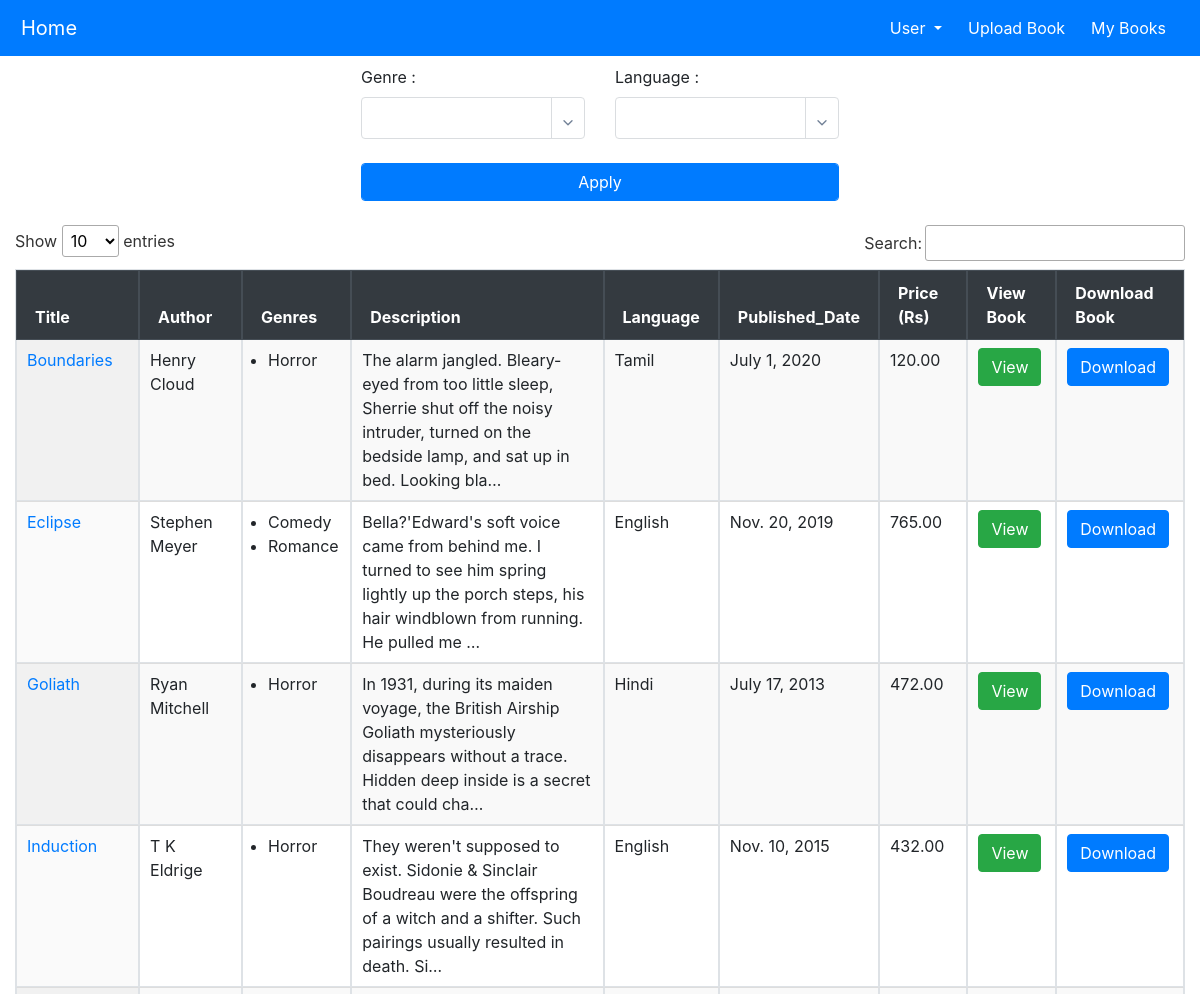
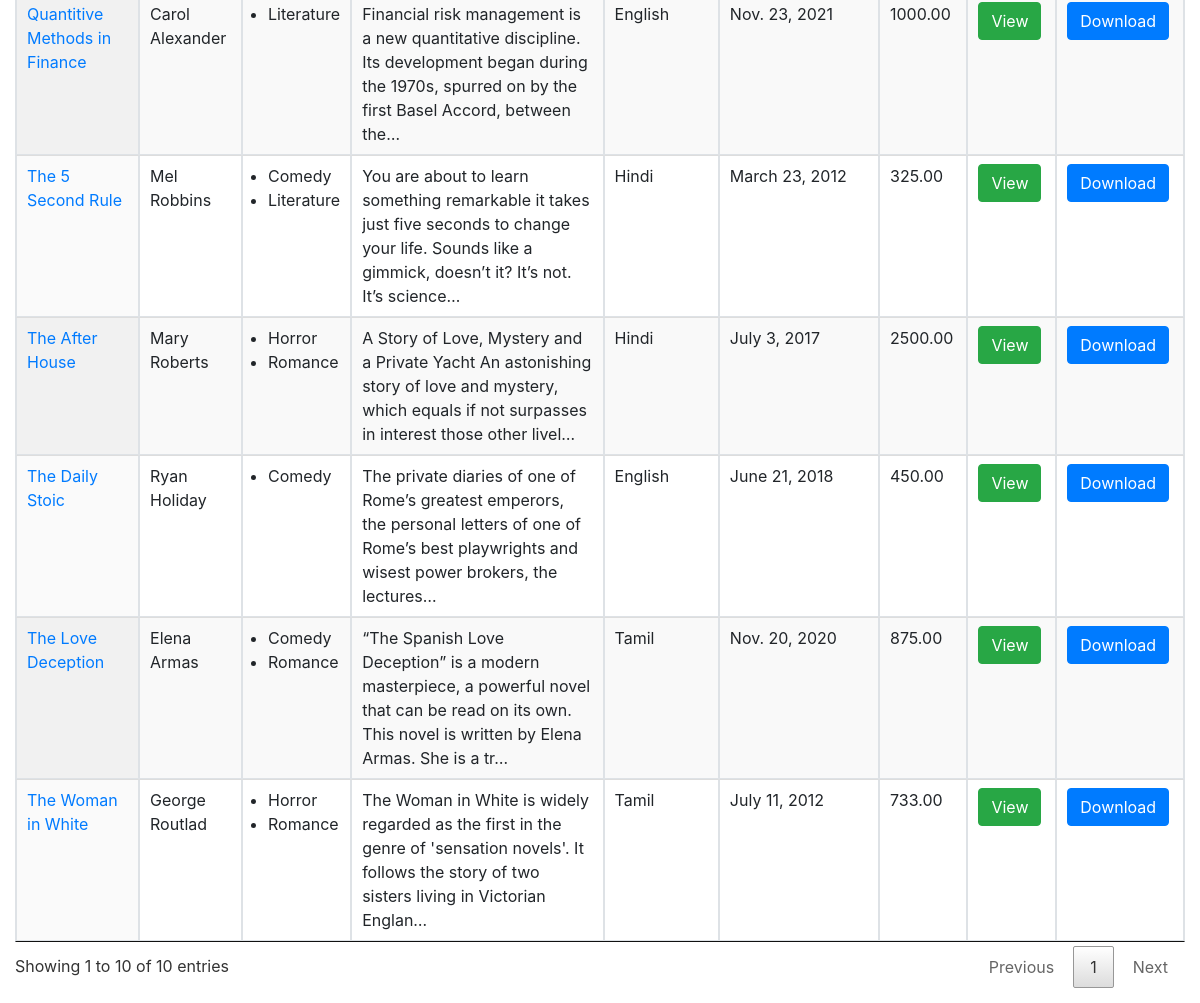
Screenshot of / (signed in) with the database file from the repository (2 pictures, top to bottom).
### books/models.py (models this page shows, shortened)
class Book(models.Model):
    title = models.CharField(max_length=255)
    author = models.CharField(max_length=255)
    genres = models.ManyToManyField(Genre)
    language = models.ForeignKey(Language, on_delete=models.SET_NULL, null=True)
    publication_date = models.DateField()
    slug = models.SlugField(unique=True, max_length=255, null=True, blank=True)
    cover_page = models.ImageField(upload_to='cover_page', null=True, blank=True)
    pdf = models.FileField(upload_to='books')
    price = models.DecimalField(max_digits=6, decimal_places=2)
    description = models.TextField()
    uploaded_by = models.ForeignKey(User, on_delete=models.CASCADE)
    created_at = models.DateTimeField(auto_now_add=True)
    updated_at=models.DateTimeField(auto_now=True)

class Genre(models.Model):
    name = models.CharField(max_length=255)

class Language(models.Model):
    name = models.CharField(max_length=255)
    def __str__(self):
        return self.name

### books/views.py (the view)
# urls.py: 2. Add a URL to urlpatterns:  path('', views.home, name='home')
def home(request):
    genre_ids = request.GET.getlist('genres')
    language_ids = request.GET.getlist('languages')
    books = Book.objects.filter()
    if genre_ids:
        books = books.filter(genres__id__in=genre_ids)
    if language_ids:
        books = books.filter(language__id__in=language_ids)
    books = books.distinct().order_by("-created_at")
    context = {
        'books': books,
        'genres':Genre.objects.all(),
        'selected_genres':[int(i) for i in genre_ids],
        'languages':Language.objects.all(),
        'selected_languages':[int(i) for i in language_ids],
        'edit':False
    }
    return render(request, 'books/books_list.html', context)

### templates/books/books_list.html (shortened to what this page needs)
{% extends 'base.html' %}
{% load static %}
{% block content %}
 <link
      rel="stylesheet"
      href="{%static 'css/multi-select-tag.css'%}"
      type="text/css"
      media="screen"
    />
<div class="book-list-container">
     <div class="form-container">
    <form method="GET" >
        <div class="row">
            <div class="col md-6">
                <label>Genre : </label>
                <br>
</div>
<div class="col md-6">
    <label>Language : </label>
    <br>
    </div>
    </div>
    <br>
    <input type="submit" value="Apply" class="form-control btn btn-primary">
  </form>
</div>
<br>
  {% if books %}
    <div class="table-responsive">
        <table class="table table-bordered table-hover display" id="book-table" style="width:100%">
            <thead class="thead-dark">
                <tr>
                    <th>
                        Title
                    </th>
                    <th>
                        Author
                    </th>
                    <th>
                       Genres
                    </th>
                    <th>
                        Description
                     </th>
                     <th>
                        Language
                     </th>
                    <th>
                        Published_Date
                    </th>
                    <th>
                        Price (Rs)
                    </th>
                    <th>
                        View Book
                    </th>
                    <th>
                        Download Book
                    </th>
                </tr>
            </thead>
            <tbody>
                {% for book in books %}
                <tr>
                    <td><a href="{% url 'book_detail' book.slug %}">{{ book.title }}</a></td>
                    <td>{{ book.author }}</td>
                    <td><ul>
                        {% for genre in book.genres.all %}
                            <li>{{ genre.name }}</li>
                        {% endfor %}
                        </ul></td>
                    <td>
                        {{ book.description|truncatechars:150 }}
                        </td>
                    <td>
                        {{book.language}}
                        </td>
                    <td>
                        {{book.publication_date}}
                    </td>
                    <td>
                        {{book.price}}
                    </td>
                    <td>
                        <a class="btn btn-success" href="{{book.pdf.url}}" target="_blank">View</a>
                    </td>
                    <td>
                        <a class="btn btn-primary" href="{{book.pdf.url}}" download>Download</a>
                    </td>
                </tr>
                {% endfor %}
            </tbody>
        </table>
    </div>
    {% else %}
    <p>No Books found.</p>
    {% endif %}
  {% endblock %}

### static/css/style.css (style rules this page uses)
.row:after { content: ""; display: table; clear: both; }
tbody tr ul { padding-left: 15px; }
.book-list-container { margin-top: 50px; padding: 15px; }
body { font-family: Arial, sans-serif; background-size: cover; background-position: center center; background-repeat: no-repeat; background-attachment: fixed; }
.form-container { display: flex; justify-content: center; align-items: center; }

### rows the page displays
Book: title "The Love Deception", author "Elena Armas", description "“The Spanish Love Deception” is a modern masterpiece, a powerful novel that can be read on its own. This novel is written by Elena Armas. She is a tr…", language "Tamil", publication_date "Nov. 20, 2020", price "875.00"
Genre: name "Comedy"
Genre: name "Romance"
Book: title "Induction", author "T K Eldrige", description "They weren't supposed to exist. Sidonie & Sinclair Boudreau were the offspring of a witch and a shifter. Such pairings usually resulted in death. Si…", language "English", publication_date "Nov. 10, 2015", price "432.00"
Genre: name "Horror"
Book: title "Goliath", author "Ryan Mitchell", description "In 1931, during its maiden voyage, the British Airship Goliath mysteriously disappears without a trace. Hidden deep inside is a secret that could cha…", language "Hindi", publication_date "July 17, 2013", price "472.00"
Book: title "The Woman in White", author "George Routlad", description "The Woman in White is widely regarded as the first in the genre of 'sensation novels'. It follows the story of two sisters living in Victorian Englan…", language "Tamil", publication_date "July 11, 2012", price "733.00"
Book: title "Eclipse", author "Stephen Meyer", description "Bella?'Edward's soft voice came from behind me. I turned to see him spring lightly up the porch steps, his hair windblown from running. He pulled me …", language "English", publication_date "Nov. 20, 2019", price "765.00"
Book: title "The After House", author "Mary Roberts", description "A Story of Love, Mystery and a Private Yacht An astonishing story of love and mystery, which equals if not surpasses in interest those other livel…", language "Hindi", publication_date "July 3, 2017", price "2500.00"
Book: title "Boundaries", author "Henry Cloud", description "The alarm jangled. Bleary-eyed from too little sleep, Sherrie shut off the noisy intruder, turned on the bedside lamp, and sat up in bed. Looking bla…", language "Tamil", publication_date "July 1, 2020", price "120.00"
Book: title "The 5 Second Rule", author "Mel Robbins", description "You are about to learn something remarkable it takes just five seconds to change your life. Sounds like a gimmick, doesn’t it? It’s not. It’s science…", language "Hindi", publication_date "March 23, 2012", price "325.00"
Genre: name "Literature"
Book: title "Quantitive Methods in Finance", author "Carol Alexander", description "Financial risk management is a new quantitative discipline. Its development began during the 1970s, spurred on by the first Basel Accord, between the…", language "English", publication_date "Nov. 23, 2021", price "1000.00"
Book: title "The Daily Stoic", author "Ryan Holiday", description "The private diaries of one of Rome’s greatest emperors, the personal letters of one of Rome’s best playwrights and wisest power brokers, the lectures…", language "English", publication_date "June 21, 2018", price "450.00"
